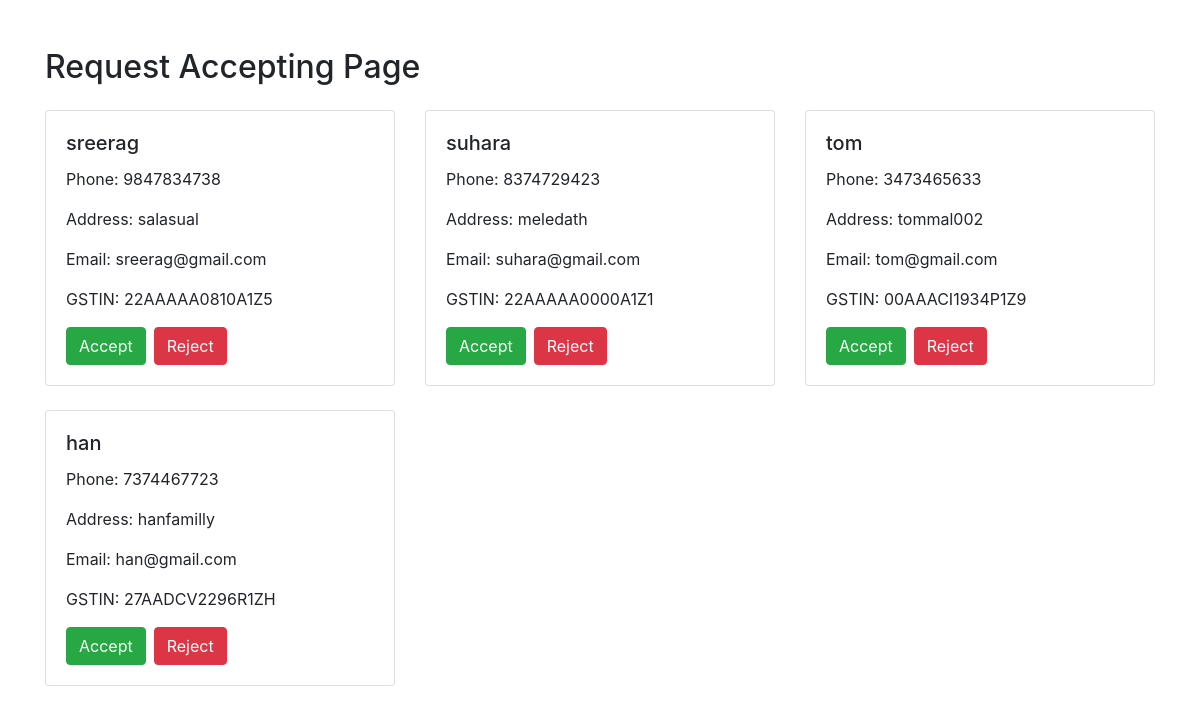
Before: /request_accepting_page/ with the older database file.
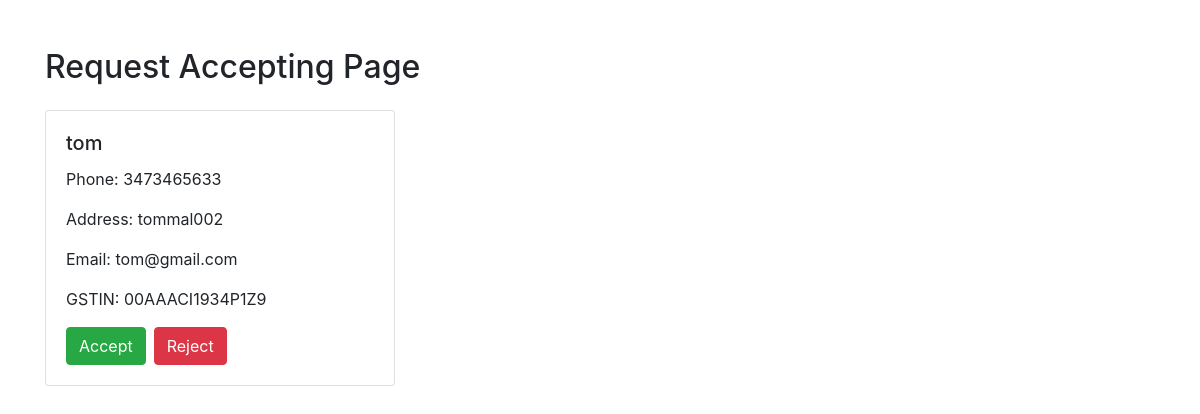
After: the same page with the newer database file.
### MainApp/models.py (models this page shows, shortened)
class Supplier(models.Model):
    id = models.AutoField(primary_key=True)
    name = models.CharField(max_length=150)
    phone = models.CharField(max_length=12, unique=True)
    address = models.CharField(max_length=200)
    email = models.EmailField(max_length=254, unique=True)
    gstin = models.CharField(max_length=15, unique=True)
    status = models.CharField(max_length=20, choices=STATUS_CHOICES, default='pending')
    is_deleted = models.BooleanField(default=False)

### MainApp/views.py (the view)
# urls.py: path('request_accepting_page/', views.request_accepting_page, name='request_accepting_page'),
def request_accepting_page(request):
    pending_suppliers = Supplier.objects.filter(status='pending')
    return render(request, 'supplier/request_accepting_page.html', {'suppliers': pending_suppliers})

### MainApp/templates/supplier/request_accepting_page.html (shortened to what this page needs)
<!DOCTYPE html>
<html lang="en">
<head>
    <link rel="stylesheet" href="https://stackpath.bootstrapcdn.com/bootstrap/4.5.2/css/bootstrap.min.css">
</head>
<body>
    <div class="container mt-5">
        <h2 class="mb-4">Request Accepting Page</h2>
        <div class="row">
            {% for supplier in suppliers %}
            <div class="col-lg-4 mb-4">
                <div class="card">
                    <div class="card-body">
                        <h5 class="card-title">{{ supplier.name }}</h5>
                        <p class="card-text">Phone: {{ supplier.phone }}</p>
                        <p class="card-text">Address: {{ supplier.address }}</p>
                        <p class="card-text">Email: {{ supplier.email }}</p>
                        <p class="card-text">GSTIN: {{ supplier.gstin }}</p>
                        <div class="d-flex justify-content-start">
                            <form action="{% url 'accept_supplier' %}" method="post" class="mr-2">
                                <button type="submit" class="btn btn-success">Accept</button>
                            </form>
                            <form action="{% url 'reject_supplier' %}" method="post">
                                <button type="submit" class="btn btn-danger">Reject</button>
                            </form>
                        </div>
                    </div>
                </div>
            </div>
            {% endfor %}
        </div>
    </div>
</body>
</html>

Changed rows visible on the page:
no longer on this page (row edited): Supplier: name "sreerag", phone "9847834738", address "salasual", email "sreerag@gmail.com", gstin "22AAAAA0810A1Z5"
no longer on this page (row edited): Supplier: name "suhara", phone "8374729423", address "meledath", email "suhara@gmail.com", gstin "22AAAAA0000A1Z1"
no longer on this page (row edited): Supplier: name "han", phone "7374467723", address "hanfamilly", email "han@gmail.com", gstin "27AADCV2296R1ZH"
